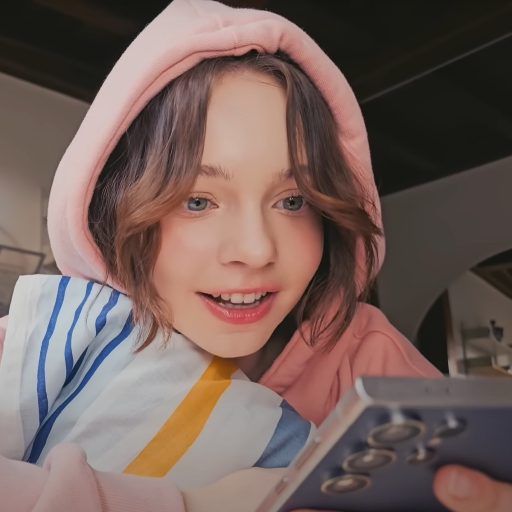
#> input picture Nathan_1101220356/Bagian3/Nomor1/emma.jpg, 512 x 512 px
$ python jawaban.py
#> lines starting #> are read from the running program, lines starting #| are printed output that depends on the picture
# import required modules
import cv2
import matplotlib.pyplot as plt

# read the image
image = cv2.imread('emma.jpg')
#> image is the input picture: shape (512, 512, 3); mean B, G, R 91.1, 96.4, 116.7

# convert color image into grayscale image
img1 = cv2.cvtColor(image, cv2.COLOR_RGB2BGR)

# cmap stands for colormap


flipped = cv2.flip(img1, 0)
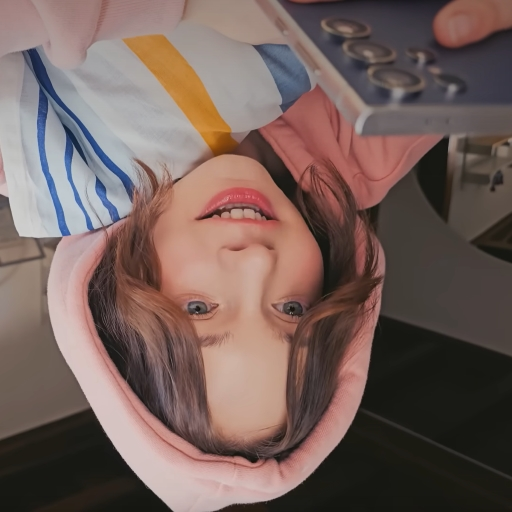
#> flipped: shape (512, 512, 3); mean R, G, B 116.7, 96.4, 91.1
plt.imshow(img1)
plt.show()
